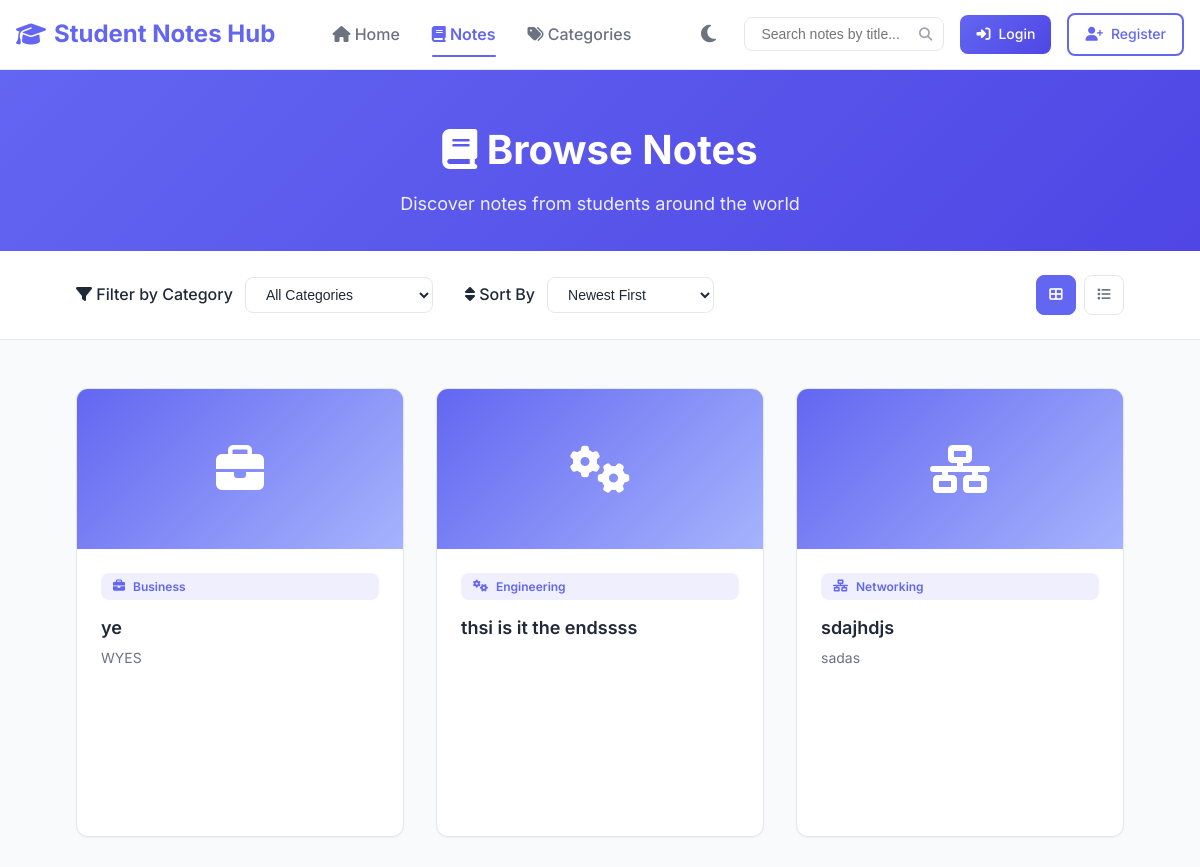
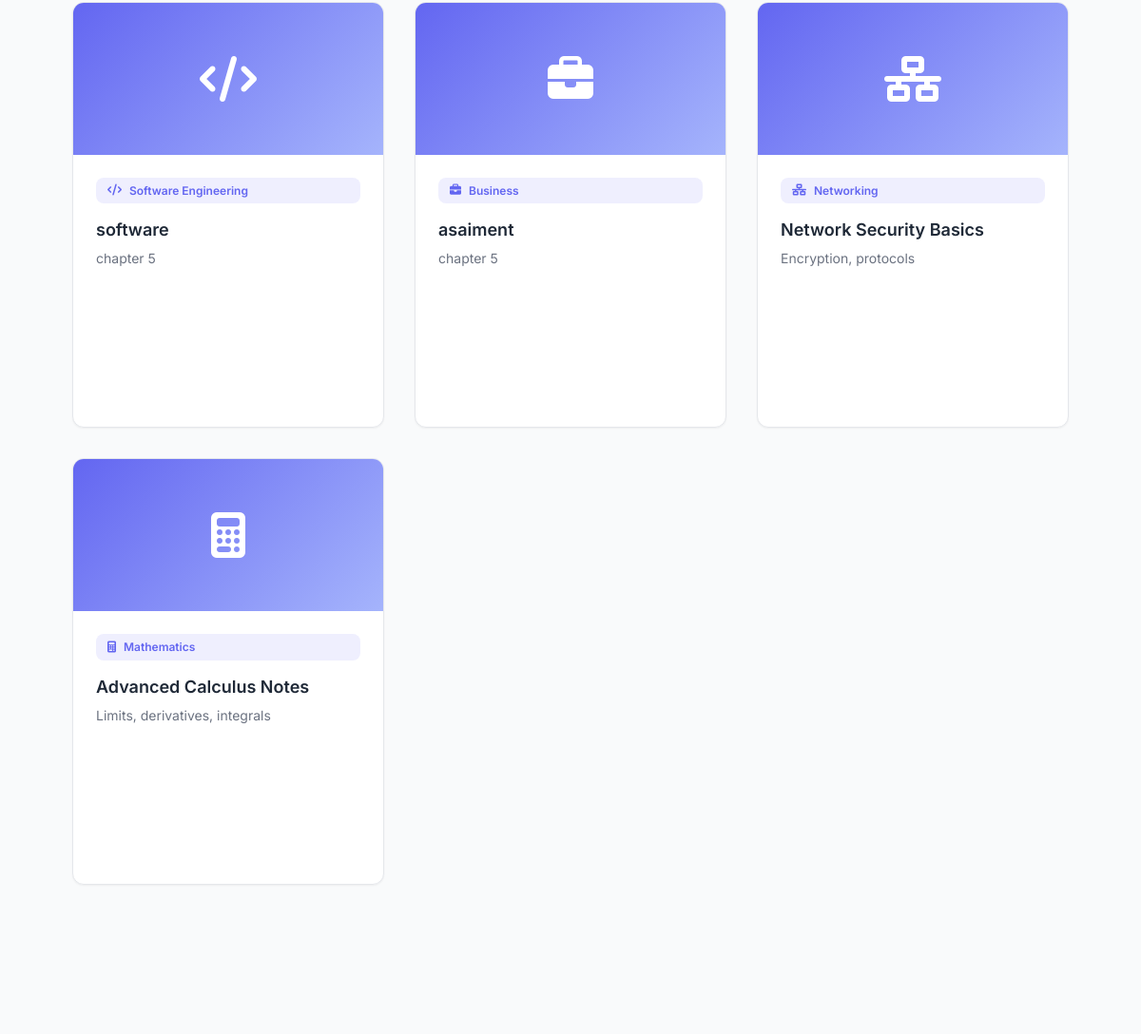
The app's page /notes.php (upper part), older data (2 pictures, top to bottom).
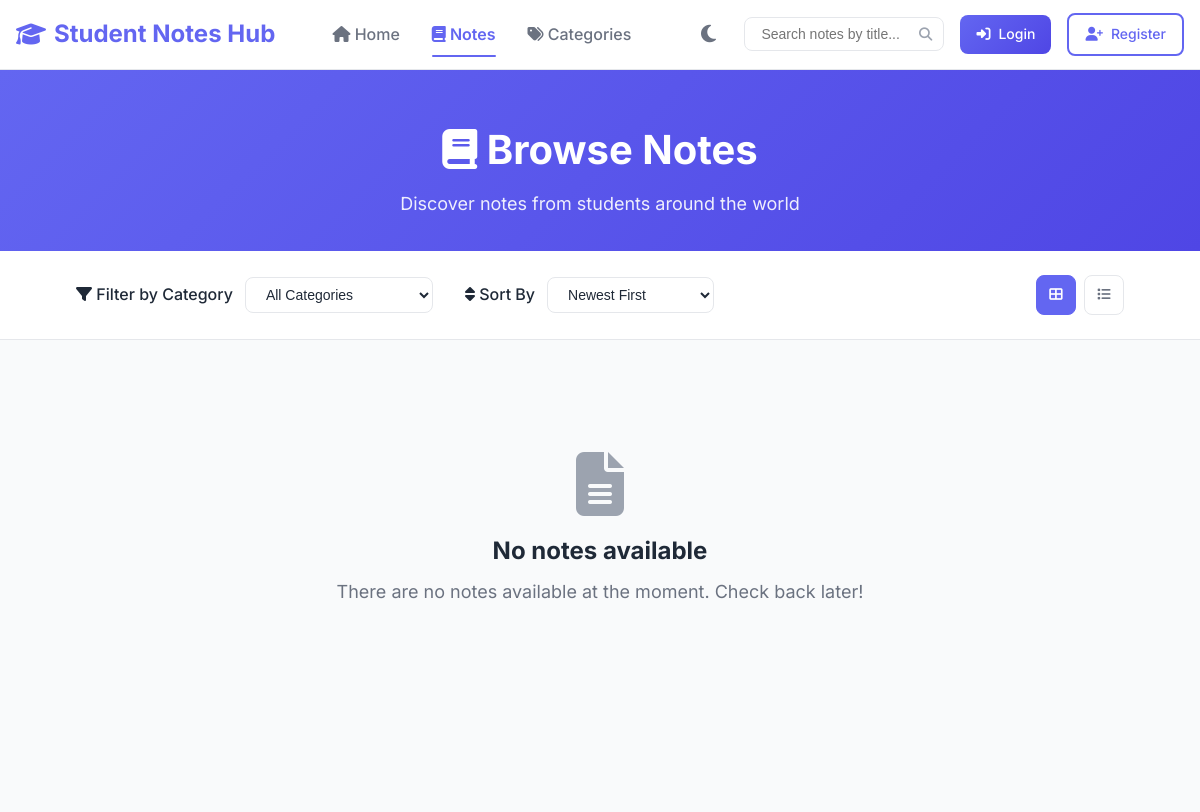
The same page, newer data.
### tables this page shows
CREATE TABLE IF NOT EXISTS `notes` (
  `id` int UNSIGNED NOT NULL AUTO_INCREMENT,
  `user_id` int UNSIGNED NOT NULL,
  `category_id` tinyint UNSIGNED NOT NULL,
  `title` varchar(255) NOT NULL,
  `description` text,
  `file_url` varchar(255) NOT NULL,
  `file_size` bigint UNSIGNED DEFAULT NULL,
  `file_type` varchar(10) DEFAULT NULL,
  `status` enum('published','draft','private') DEFAULT 'draft',
  `downloads` int UNSIGNED DEFAULT '0',
  `likes` int UNSIGNED DEFAULT '0',
  `views` int UNSIGNED DEFAULT '0',
  `created_at` timestamp NULL DEFAULT CURRENT_TIMESTAMP,
  `updated_at` timestamp NULL DEFAULT CURRENT_TIMESTAMP ON UPDATE CURRENT_TIMESTAMP,
  PRIMARY KEY (`id`),
  KEY `idx_notes_user` (`user_id`),
  KEY `idx_notes_cat` (`category_id`),
  KEY `idx_notes_status` (`status`),
  KEY `idx_notes_created` (`created_at`)
);

CREATE TABLE IF NOT EXISTS `categories` (
  `id` tinyint UNSIGNED NOT NULL AUTO_INCREMENT,
  `slug` varchar(30) NOT NULL,
  `name` varchar(60) NOT NULL,
  `icon` varchar(30) DEFAULT 'file',
  `description` text,
  PRIMARY KEY (`id`),
  UNIQUE KEY `slug` (`slug`),
  KEY `idx_cat_slug` (`slug`)
);

### notes.php (the view, shortened to what the changed rows need)
<?php
require __DIR__ . '/bootstrap.php';
$viewUserNotes = isset($_GET['user']) && $_GET['user'] === 'me' && isset($_SESSION['auth_user_id']);
$viewCategory = $_GET['category'] ?? null;
$searchQuery = $_GET['q'] ?? null;
$page = max(1, (int)($_GET['page'] ?? 1));
$limit = 12;
$offset = ($page - 1) * $limit;
if ($viewUserNotes) {
    $baseQuery = 'FROM notes n
                  JOIN categories c ON c.id = n.category_id
                  JOIN users u ON u.id = n.user_id
                  WHERE n.user_id = :user_id';
    $countQuery = 'SELECT COUNT(*) FROM notes WHERE user_id = :user_id';
    $params = [':user_id' => $_SESSION['auth_user_id']];
    $pageTitle = 'My Notes - Student Notes Hub';
} else {
    $baseQuery = 'FROM notes n
                  JOIN categories c ON c.id = n.category_id
                  JOIN users u ON u.id = n.user_id
                  WHERE n.status = "published"';
    $countQuery = 'SELECT COUNT(*) FROM notes WHERE status = "published"';
    $params = [];
}
$countStmt = $pdo->prepare($countQuery);
$countStmt->execute($params);
$total = (int)$countStmt->fetchColumn();
$query = 'SELECT n.id, n.title, n.description, n.file_url, n.created_at, n.downloads, n.likes, n.views,
                 n.status, c.slug AS category, c.name AS cat_name, c.icon, u.id AS user_id, u.username, u.avatar_url ' .
         $baseQuery . ' ORDER BY n.created_at DESC LIMIT :l OFFSET :o';
$notesStmt = $pdo->prepare($query);
$notesStmt->bindValue(':l', $limit, PDO::PARAM_INT);
$notesStmt->bindValue(':o', $offset, PDO::PARAM_INT);
$notesStmt->execute();
$notes = $notesStmt->fetchAll();
require __DIR__ . '/components/header.php';
?>
    <main>
        <section class="page-header">
            <div class="container">
                <div class="header-content">
                    <?php if ($viewUserNotes): ?>
                        <h1><i class="fas fa-file-alt"></i> My Notes</h1>
                        <p>Manage and view all your uploaded notes</p>
                    <?php elseif ($viewCategory): ?>
                        <h1><i class="fas fa-tag"></i> <?= htmlspecialchars(ucfirst($viewCategory)) ?> Notes</h1>
                        <p>Browse notes in the <?= htmlspecialchars($viewCategory) ?> category</p>
                    <?php elseif ($searchQuery): ?>
                        <h1><i class="fas fa-search"></i> Search Results</h1>
                        <p>Found <?= $total ?> results for "<?= htmlspecialchars($searchQuery) ?>"</p>
                    <?php else: ?>
                        <h1><i class="fas fa-book"></i> Browse Notes</h1>
                    <?php endif; ?>
                </div>
            </div>
        </section>
        <section class="notes-section">
            <div class="container">
                <?php if (empty($notes)): ?>
                    <div class="empty-state">
                        <i class="fas fa-file-alt" style="font-size: 4rem; color: var(--text-muted); margin-bottom: 1rem;"></i>
                        <?php if ($viewUserNotes): ?>
                            <h3>No notes uploaded yet</h3>
                            <p>You haven't uploaded any notes yet. Start sharing your knowledge!</p>
                            <a href="upload.php" class="btn btn-primary">
                                <i class="fas fa-upload"></i>
                                Upload Your First Note
                            </a>
                        <?php else: ?>
                            <h3>No notes available</h3>
                            <p>There are no notes available at the moment. Check back later!</p>
                        <?php endif; ?>
                    </div>
                <?php else: ?>
                    <div class="notes-grid" id="notesGrid">
                        <?php foreach ($notes as $note): ?>
                            <div class="note-card" data-note-id="<?= $note['id'] ?>" onclick="window.location.href='note-detail.php?id=<?= $note['id'] ?>'" style="cursor: pointer;">
                                <div class="note-image">
                                    <i class="fas fa-<?= $note['icon'] ?? 'file-alt' ?>"></i>
                                </div>
                                <div class="note-content">
                                    <div class="note-category">
                                        <i class="fas fa-<?= $note['icon'] ?? 'file-alt' ?>"></i>
                                        <?= htmlspecialchars($note['cat_name']) ?>
                                    </div>
                                    <h3 class="note-title"><?= htmlspecialchars($note['title']) ?></h3>
                                    <p class="note-description"><?= htmlspecialchars($note['description'] ?? '') ?></p>
                                </div>
                            </div>
                        <?php endforeach; ?>
                    </div>
                <?php endif; ?>
            </div>
        </section>
    </main>

Row changes from the older to the newer data that the page shows:
removed notes: category.name "Business", title "ye", description "WYES"
removed notes: category.name "Engineering", title "thsi is it the endssss"
removed notes: category.name "Networking", title "sdajhdjs", description "sadas"
removed notes: category.name "Software Engineering", title "software", description "chapter 5"
removed notes: category.name "Business", title "asaiment", description "chapter 5"
removed notes: category.name "Networking", title "Network Security Basics", description "Encryption, protocols"
removed notes: category.name "Mathematics", title "Advanced Calculus Notes", description "Limits, derivatives, integrals"
Text that changed along with them:
text now shown: "No notes available There are no notes available at the moment. Check back later!"
